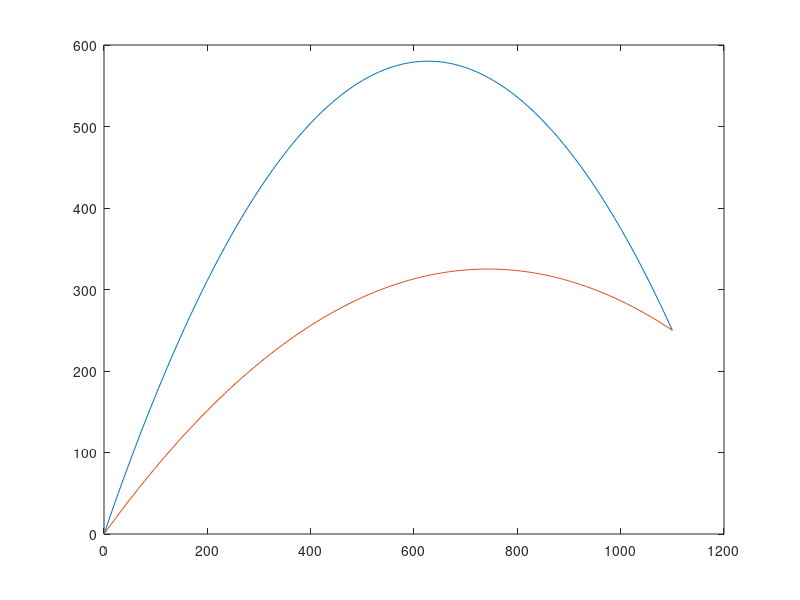

This figure's MATLAB source:
% Solution to part 3 

% Variables 
g = 9.81
X = 1100
Y = 250

% Work out minimum initial velocity
u = sqrt(g) * sqrt(Y + sqrt(X^2 + Y^2))

% Make sure u is greater than min velocity
u = u + 5

% Work out "low ball" and "high ball" angles
a = g/(2 * u^2) * X^2
b = -X
c = Y + (g*X^2)/(2*u^2)

angle1 = atand((-b+sqrt(b^2 - 4*a*c))/(2*a)); a1 = deg2rad(angle1)
angle2 = atand((-b-sqrt(b^2 - 4*a*c))/(2*a)); a2 = deg2rad(angle2)

% Plot given graph
x = linspace(0, X, 100)
y1 = x * tan(a1) - (g / (2 * u^2 * cos(a1)^2)) * x.^2
y2 = x * tan(a2) - (g / (2 * u^2 * cos(a2)^2)) * x.^2

plot(x, y1)

hold on 

plot(x, y2)
